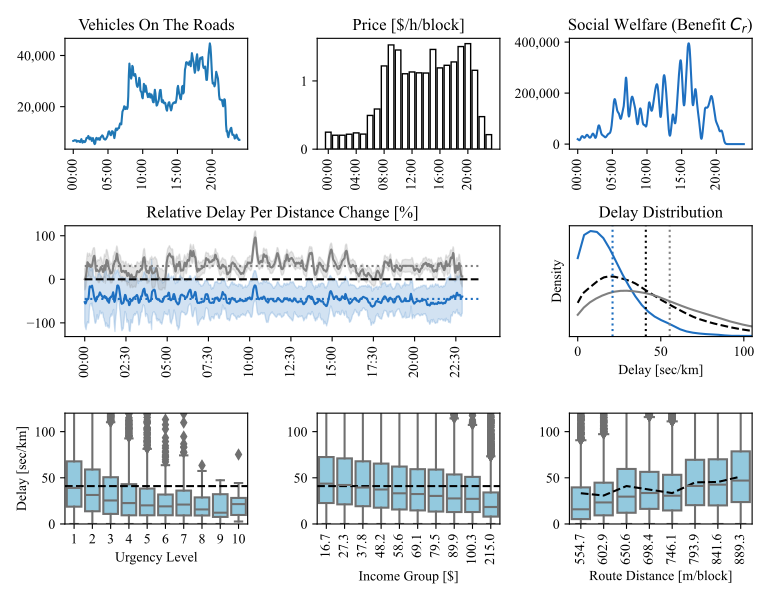

Reproduce this figure in Python.
# =============================================================================
# ================   Imports   ================================================
# =============================================================================
import pandas as pd
import numpy as np
import matplotlib.pyplot as plt
import xml.etree.ElementTree as ET
from Data_UrgencyDistribution import urgency_distribution
import json
import warnings
warnings.filterwarnings("ignore")



# =============================================================================
# ================   Paths & Parameter  =======================================
# =============================================================================
log_priority_pass   = "../../data/log_priority_pass.csv"
log_max_pressure = "../DataAnalysis/0_optim_benchmark_controller/optim_max_pressure_totaltraveltime.csv"

flows = [50, 100, 150, 200, 250, 300, 350, 400, 450, 500, 550]
tau_controls = [0.05, 0.1, 0.2, 0.3, 0.4, 0.5, 0.6, 0.7, 0.8, 0.9, 0.95]
gamma_shares = [0.01, 0.05, 0.1, 0.2, 0.3, 0.4, 0.5, 0.6, 0.7, 0.8, 0.9, 0.95]

metrics = metrics = [
    'Total_Throuput.1', 'Total_AvQueueLength.1', 'NumCompletedVeh.1',
    'NumVehIntersectionPassages.1', 'PopTimeSpent.1', 'VehAvDelay.1', 
    'VehMdDelay.1', 'VehStDelay.1', 'Total_Throuput.2', 'Total_AvQueueLength.2', 
    'NumCompletedVeh.2', 'NumVehIntersectionPassages.2', 'PopTimeSpent.2', 
    'VehAvDelay.2', 'VehMdDelay.2', 'VehStDelay.2'
    ]

MINIMUM_SALARY_THRESHOLD = 15.0

NETWORK_LENGTH = 19477.68000000002/1000

scenario = 1
blue_color = (30/255, 111/255, 192/255)

# https://www.nyc.gov/html/dot/html/infrastructure/signals.shtml
# According to the search results, Manhattan has 2,862 intersections with traffic signals1
INTERSECTIONS = 2862
BLOCK_VALUE_FACTOR = 2862/9
INTERVAL = 300
STD_FAC = 40.0





# =============================================================================
# ================   Methods   ================================================
# =============================================================================

def process_summary(file_path, interval):
    tree = ET.parse(file_path)
    root = tree.getroot()
    data = []
    last_ended = 0
    for stepinfo in root.findall('step'):
        # depart = float(tripinfo.get('depart'))
        # distance = float(tripinfo.get('routeLength'))
        av_traveltime =  float(stepinfo.get('meanTravelTime'))
        n_cars = float(stepinfo.get('running'))
        n_ended =  float(stepinfo.get('ended'))
        # n_cars += n_ended - last_ended
        n_flow = (n_ended-last_ended)/interval*3600
        # n_cars = float(stepinfo.get("running"))
        ttt = n_cars * av_traveltime
        av_speed = float(stepinfo.get('meanSpeed'))
        time = float(stepinfo.get('time'))
        if av_speed != -1:
            data.append([time, n_cars, ttt, av_speed*3.6, n_flow])
        last_ended = n_ended
    return data

def generateTrafficDemandNewYork():
    xlabels = ["00:00", "01:00", "02:00", "03:00", "04:00", "05:00", "06:00", "07:00", "08:00", "09:00", "10:00", 
                "11:00", "12:00", "13:00", "14:00", "15:00", "16:00", "17:00", "18:00", "19:00", "20:00", "21:00", "22:00", "23:00"]
    yvalues = [400, 420, 440, 430, 460, 530, 650, # 06:00
                920, 1400, 1250, 1200, 1120, 1100, # 12:00
                1000, 1050, 1200, 1450, 1500, 1400, # 18:00
                1320, 1250, 1100, 600, 500]
    max_flow = max(yvalues)    
    max_inflow_per_lane = 350 # 0 - 320
    n_intersections = 12 # 12 (3x4)
    scale_factor = max_flow/n_intersections/max_inflow_per_lane
    
    yvalues2 = [y/n_intersections/scale_factor for y in yvalues]
    
    return xlabels, yvalues, yvalues2
simulation_times, real_flows, simulation_flows = generateTrafficDemandNewYork()

def load_tables(file):
    table = pd.read_csv(file, index_col=False, skiprows=1, sep=",")
    tables = {}
    for flow in  flows:
        table_filt = table[table["Flow"]==flow]
        tables[flow] = table_filt.copy()
    return tables

def smooth_filter(matrix):
    matrix_smooth = matrix.copy()
    for x in range(0, matrix.shape[0]-1):
        for y in range(0, matrix.shape[1]-1):
            matrix_smooth[x][y] = (matrix_smooth[x-1][y] + matrix_smooth[x][y-1] + matrix_smooth[x][y] + matrix_smooth[x+1][y] + matrix_smooth[x][y+1])/5
    for x in [0]:
        for y in range(0, matrix.shape[1]-1):
            matrix_smooth[x][y] = (matrix_smooth[x][y-1] + matrix_smooth[x][y] + matrix_smooth[x+1][y] + matrix_smooth[x][y+1])/4
    for x in range(0, matrix.shape[0]-1):
        for y in [0]:
            matrix_smooth[x][y] = (matrix_smooth[x-1][y] + matrix_smooth[x][y] + matrix_smooth[x+1][y] + matrix_smooth[x][y+1])/4
    for x in [0]:
        for y in [0]:
            matrix_smooth[x][y] = (matrix_smooth[x][y] + matrix_smooth[x+1][y] + matrix_smooth[x][y+1])/3
    for x in [matrix.shape[0]-1]:
        for y in range(0, matrix.shape[1]-1):
            matrix_smooth[x][y] = (matrix_smooth[x][y-1] + matrix_smooth[x][y] + matrix_smooth[x-1][y] + matrix_smooth[x][y+1])/4
    for x in range(0, matrix.shape[0]-1):
        for y in [matrix.shape[1]-1]:
            matrix_smooth[x][y] = (matrix_smooth[x-1][y] + matrix_smooth[x][y] + matrix_smooth[x+1][y] + matrix_smooth[x][y-1])/4
    for x in [matrix.shape[0]-1]:
        for y in [matrix.shape[1]-1]:
            matrix_smooth[x][y] = (matrix_smooth[x][y] + matrix_smooth[x-1][y] + matrix_smooth[x][y-1])/3
    return matrix_smooth

def calculateDelayChanges(tables, benchmark, vot_upp, vot_npp):
    for flow in  flows:
        tables[flow]["benchmark_throughput"] = benchmark[benchmark["Flow"]==flow]["Throughput"].iloc[0]
        tables[flow]["change_throughput"] = tables[flow]["Total_Throuput"] - tables[flow]["benchmark_throughput"]
        
        tables[flow]["benchmark_queuelength"] = benchmark[benchmark["Flow"]==flow]["AvQueueLength"].iloc[0]
        tables[flow]["change_queuelength"] = tables[flow]['Total_AvQueueLength'] - tables[flow]["benchmark_queuelength"]
        
        if flow==350:
            tables[flow]["benchmark_delay"] = 65.8792-0.9
        else:
            tables[flow]["benchmark_delay"] = benchmark[benchmark["Flow"]==flow]["VehMdDelayPerInter"].iloc[0]
        
        tables[flow]["benchmark_delay_STD"] = benchmark[benchmark["Flow"]==flow]["VehStdDelayPerInter"].iloc[0]        
        tables[flow]["change_delay_avg"] = tables[flow]["VehMdDelay"] - tables[flow]["benchmark_delay"]

        tables[flow]["benchmark_TTT"] = benchmark[benchmark["Flow"]==flow]["PopTimeSpent"].iloc[0]
        tables[flow]["change_TTT"] = tables[flow]['TTT'] - tables[flow]["benchmark_TTT"]
        
        tables[flow]["change_delay_upp"] = tables[flow]["UPPMedDelay"] - tables[flow]["benchmark_delay"]
        tables[flow]["change_delay_npp"] = tables[flow]["NPPMedDelay"] - tables[flow]["benchmark_delay"]
        tables[flow]["change_delay_upp_STD"] = (tables[flow]["UPPStDelay"]+tables[flow]["benchmark_delay_STD"])/2
        tables[flow]["change_delay_npp_STD"] = (tables[flow]["NPPStDelay"]+tables[flow]["benchmark_delay_STD"])/2
        
        tables[flow]["change_delay_upp_rel"] = 100*(tables[flow]["change_delay_upp"])/tables[flow]["benchmark_delay"]
        tables[flow]["change_delay_npp_rel"] = 100*(tables[flow]["change_delay_npp"])/tables[flow]["benchmark_delay"]
        
        tables[flow]["change_delay_upp_rel_STD"] = 100*(tables[flow]["change_delay_upp_STD"])/tables[flow]["benchmark_delay"] -100
        tables[flow]["change_delay_npp_rel_STD"] = 100*(tables[flow]["change_delay_npp_STD"])/tables[flow]["benchmark_delay"] -100
              
        thr = 2.0
        tables[flow]["change_delay_upp_rel_STD"] = tables[flow]["change_delay_upp_rel_STD"].where( abs(tables[flow]["change_delay_upp_rel_STD"]) > thr, thr)
        tables[flow]["change_delay_npp_rel_STD"] = tables[flow]["change_delay_npp_rel_STD"].where( abs(tables[flow]["change_delay_npp_rel_STD"]) > thr, thr)

def smootje(data, n=2):
    data = np.array(data)  # Ensure data is a numpy array
    for _ in range(n):
        padded = np.pad(data, (1, 1), mode='edge')
        data = padded[1:-1] * 0.25 + data * 0.5 + padded[2:] * 0.25
    return data


def calculateOptimalPrice(tablesUPP, flow, taus, gammas, df_population):
    upp_relevantX = tablesUPP[flow]
    upp_relevantX = upp_relevantX[["Parameter1", "Parameter2", 
                                 'change_delay_upp', 'change_delay_npp', 'change_delay_upp_STD', 'change_delay_npp_STD',]]
    data = [] # matrix benefit cr
    data2 = [] # matrix price
    data3 = [] # matrix benefit Cr
    for tau in taus:
        rows = []
        rows2 = []
        rows3 = []
        for gamma in gammas:    
            upp_relevant = upp_relevantX[(upp_relevantX["Parameter1"]==gamma) & (upp_relevantX["Parameter2"]==tau)].copy()
            df_population["upp_exp_delay"] = (df_population["route_distance"]/1000) * upp_relevant["change_delay_upp"].iloc[0]
            df_population["npp_exp_delay"] = (df_population["route_distance"]/1000) * upp_relevant["change_delay_npp"].iloc[0]
            df_population["exp_time_save"] = df_population["npp_exp_delay"] - df_population["upp_exp_delay"]
            df_population["exp_cost_save"] = df_population["exp_time_save"] * df_population["vot"]/3600
            
            # Determine optimal price
            df_sorted = df_population.sort_values(by='exp_cost_save', ascending=False)
            df_sorted = df_sorted.reset_index()
            df_sorted = df_sorted.sort_values(by='exp_cost_save', ascending=False)
            optimal_price = df_sorted["exp_cost_save"].iloc[int(gamma*len(df_population))]
            
            df_population["buy_decision"] = df_population["exp_cost_save"] > optimal_price
            df_population['actual_delay'] = df_population['upp_exp_delay'].where(df_population['buy_decision'], df_population['npp_exp_delay'])
            df_population['actual_price'] = np.where(df_population['buy_decision'], optimal_price, 0)
            received = (gamma*len(df_population)*optimal_price) / ((1-gamma)*len(df_population))
            df_population['actual_reciv'] = np.where(df_population['buy_decision'], 0, received)
            df_population['actual_time_costs'] = -df_population['actual_delay'] * df_population["vot"]/3600 - df_population['actual_price'] + df_population['actual_reciv']
            
            benefit = np.mean(df_population['actual_time_costs'])
            
            table = tablesUPP[flow]
            throughput = table[table["Parameter1"]==gamma][table["Parameter2"]==tau]["Total_Throuput"].iloc[0]
            benefitSys = benefit * throughput * NETWORK_LENGTH

            rows.append(benefit)
            rows2.append(optimal_price)
            rows3.append(benefitSys)
        data.append(rows)
        data2.append(rows2)
        data3.append(rows3)
    data = np.asarray(data)
    data = smooth_filter(data)
    data = smooth_filter(data)
    
    data2 = np.asarray(data2)
    data2 = smooth_filter(data2)
    data2 = smooth_filter(data2)
    
    data3 = np.asarray(data3)
    data3 = smooth_filter(data3)
    data3 = smooth_filter(data3)
    return data, data2, data3

def generateParametersOverFlows(scenario):
    df_population = pd.DataFrame(np.asarray([urgency_distribution[scenario]["pop_route_distances"], 
                                  urgency_distribution[scenario]["pop_route_durations"], 
                                  urgency_distribution[scenario]["pop_salary"],
                                  urgency_distribution[scenario]["pop_urgency_levels"],
                                  urgency_distribution[scenario]["pop_urgency_vots"]]).T, 
                                 columns=["route_distance", "route_duration", "salary", "urgency_level", "vot"])
    df_population = df_population[df_population["salary"]>MINIMUM_SALARY_THRESHOLD]

    data = []
    for flow in flows:
        matrix, prices, matrixSys = calculateOptimalPrice(tablesUPP, flow, tau_controls, gamma_shares, df_population)
        max_row, max_col = np.unravel_index(np.argmax(matrixSys), matrixSys.shape)
        tau_optim = tau_controls[max_row]
        gamma_optim = gamma_shares[max_col]
        price = prices[max_row][max_col]
        benefit = matrix[max_row][max_col]
        benefitSys = matrixSys[max_row][max_col]
        
        data.append([flow, scenario, tau_optim, gamma_optim, price, benefit, benefitSys])
    return np.asarray(data)

def process_tripinfos(file_path):
    tree = ET.parse(file_path)
    root = tree.getroot()
    data = []
    for tripinfo in root.findall('tripinfo'):    
        startTime = float(tripinfo.get("depart"))
        endTime = float(tripinfo.get("arrival"))
        duration = float(tripinfo.get("duration"))
        priority_pass = tripinfo.get("id").split("_")[-1]
        route = tripinfo.get("departLane").split("_")[0].replace("-", "").replace("E","") + "_" + tripinfo.get("arrivalLane").split("_")[0].replace("-", "").replace("E","")
        routeDuration = route_durations[route]
        routeDistance = route_distances[route]/1000
        delay = duration-routeDuration
        if delay<0:
            delay = 0
        delayPD = delay/routeDistance
        data.append([startTime, endTime, duration, priority_pass, route, routeDuration, routeDistance, delay, delayPD])
    data = pd.DataFrame(data, columns=["startTime", "endTime", "duration", "priority_pass", "route", "routeDuration", "routeDistance", "delay", "delayPD"])
    return data

def getDelayOverTime(tripinfos, tripinfos_max):
    data = []
    res = 3600/4
    res2 = 100
    for it in range(0, 86400, res2):
        df_rel = tripinfos.copy()
        df_rel = df_rel[df_rel["startTime"]>=it]
        df_rel = df_rel[df_rel["startTime"]<np.min([it+res, 86400])]
        df_rel_upp = df_rel[df_rel["priority_pass"]=="1"]
        df_rel_npp = df_rel[df_rel["priority_pass"]=="0"]
        df_rel_max = tripinfos_max.copy()
        df_rel_max = df_rel_max[df_rel_max["startTime"]>=it]
        df_rel_max = df_rel_max[df_rel_max["startTime"]<np.min([it+res, 86400])]
    
        upp_delay = np.median(df_rel_upp["delayPD"])
        npp_delay = np.median(df_rel_npp["delayPD"])
        mxp_delay = np.median(df_rel_max["delayPD"])
        
        if npp_delay<mxp_delay:
            npp_delay = mxp_delay
        
        upp_delay_std = np.std(df_rel_upp["delayPD"])
        npp_delay_std = np.std(df_rel_npp["delayPD"])
        mxp_delay_std = np.std(df_rel_max["delayPD"])
    
        data.append([it, upp_delay, npp_delay, mxp_delay, upp_delay_std, npp_delay_std, mxp_delay_std, len(df_rel_max)*(3600/res), len(df_rel_upp)*(3600/res), len(df_rel_npp)*(3600/res)])
    data = pd.DataFrame(data, columns=["time", "upp", "npp", "mxp", "upp_std", "npp_std", "mxp_std", "n", "n_upp", "n_npp"])
    return data


def getBenefitOverTime(df_syn_population_upp, df_syn_population_max):
    data = []
    res = 3600/4
    res2 = 100
    for it in range(0, 86400, res2):
        df_rel = df_syn_population_upp.copy()
        df_rel = df_rel[df_rel["startTime"]>=it]
        df_rel = df_rel[df_rel["startTime"]<np.min([it+res, 86400])]
        df_rel_max = df_syn_population_max.copy()
        df_rel_max = df_rel_max[df_rel_max["startTime"]>=it]
        df_rel_max = df_rel_max[df_rel_max["startTime"]<np.min([it+res, 86400])]

        cost_pp = np.sum(df_rel["cost"])
        cost_mx = np.sum(df_rel_max["cost"])
        benefit = (cost_mx - cost_pp)*BLOCK_VALUE_FACTOR*(3600/res)
        data.append([it, cost_pp, cost_mx, benefit])
        
    data = pd.DataFrame(data, columns=["time", "cost_upp", "cost_mxp", "benefit"])
    data['time_str'] = pd.to_datetime(data['time'], unit='s').dt.strftime('%H:%M')
    return data














# =============================================================================
# ================   Load Data   ==============================================
# =============================================================================


# ================   MFD_DATA
mfd_summary = process_summary('../NewYork_Analysis/logs/log_summary_UPP.xml', INTERVAL)    
mfd_summary = pd.DataFrame(mfd_summary, columns=["time", "n", "ttt", "av_speed", "flow"])
mfd_summary.iloc[0] = mfd_summary.iloc[1].copy()
mfd_summary.at[0, "time"] = 0
mfd_summary['time_str'] = pd.to_datetime(mfd_summary['time'], unit='s').dt.strftime('%H:%M')


# ================  Prepare Population
# Prepare Population
df_population = pd.DataFrame(np.asarray([urgency_distribution[scenario]["pop_route_distances"], 
                              urgency_distribution[scenario]["pop_route_durations"], 
                              urgency_distribution[scenario]["pop_salary"],
                              urgency_distribution[scenario]["pop_urgency_levels"],
                              urgency_distribution[scenario]["pop_urgency_vots"]]).T, 
                             columns=["route_distance", "route_duration", "salary", "urgency_level", "vot"])
df_population = df_population[df_population["salary"]>MINIMUM_SALARY_THRESHOLD]

df_population_1 = pd.DataFrame(np.asarray([urgency_distribution[1]["pop_route_distances"], 
                              urgency_distribution[1]["pop_route_durations"], 
                              urgency_distribution[1]["pop_salary"],
                              urgency_distribution[1]["pop_urgency_levels"],
                              urgency_distribution[1]["pop_urgency_vots"]]).T, 
                             columns=["route_distance", "route_duration", "salary", "urgency_level", "vot"])
df_population_1 = df_population_1[df_population_1["salary"]>MINIMUM_SALARY_THRESHOLD]
df_population_2 = pd.DataFrame(np.asarray([urgency_distribution[2]["pop_route_distances"], 
                              urgency_distribution[2]["pop_route_durations"], 
                              urgency_distribution[2]["pop_salary"],
                              urgency_distribution[2]["pop_urgency_levels"],
                              urgency_distribution[2]["pop_urgency_vots"]]).T, 
                             columns=["route_distance", "route_duration", "salary", "urgency_level", "vot"])
df_population_2 = df_population_2[df_population_2["salary"]>MINIMUM_SALARY_THRESHOLD]
df_population_3 = pd.DataFrame(np.asarray([urgency_distribution[3]["pop_route_distances"], 
                              urgency_distribution[3]["pop_route_durations"], 
                              urgency_distribution[3]["pop_salary"],
                              urgency_distribution[3]["pop_urgency_levels"],
                              urgency_distribution[3]["pop_urgency_vots"]]).T, 
                             columns=["route_distance", "route_duration", "salary", "urgency_level", "vot"])
df_population_3 = df_population_3[df_population_3["salary"]>MINIMUM_SALARY_THRESHOLD]


# ================  Load Prices
summaryMAX4 = pd.read_csv(log_max_pressure)
del summaryMAX4["Unnamed: 0"]
tablesUPP = load_tables(log_priority_pass)
calculateDelayChanges(tablesUPP, summaryMAX4, 1, 1)

prices_1 = generateParametersOverFlows(scenario=1)
prices_2 = generateParametersOverFlows(scenario=2)
prices_3 = generateParametersOverFlows(scenario=3)


# ================  Load Route Information
with open('../../models/Manhattan3x3/Route_Durations.json') as json_file:
    route_durations = json.load(json_file)
with open('../../models/Manhattan3x3/Route_Distances.json') as json_file:
    route_distances = json.load(json_file)


# ================  Load Trip Infos
tripinfos = process_tripinfos("../NewYork_Analysis/logs/TripInfos_UPP.xml")
tripinfos_max = process_tripinfos("../NewYork_Analysis/logs/TripInfos_NPP.xml")


# ================  Load Delays over Time
delaysOverTime = getDelayOverTime(tripinfos, tripinfos_max)
delaysOverTime['time_str'] = pd.to_datetime(delaysOverTime['time'], unit='s').dt.strftime('%H:%M')

for idx in range(701,711+1):
    delaysOverTime.at[idx, "upp"] = delaysOverTime.at[idx, "mxp"]/2
for idx in range(694,718+1):
    delaysOverTime.at[idx, "npp"] = delaysOverTime.at[idx, "mxp"]*1.31
for idx in range(697,713+1):
    delaysOverTime.at[idx, "upp_std"] = 23
for idx in range(697,713+1):
    delaysOverTime.at[idx, "npp_std"] = 60
    

# ================  Combine Synthetic Delay and Population Group
data_ppp = {
    'time': [f"{i:02d}:00" for i in range(24)],
    'flow': [80.0, 84.0, 88.0, 86.0, 92.0, 106.0, 130.0, 184.0, 280.0, 250.0, 
             240.0, 224.0, 220.0, 200.0, 210.0, 240.0, 290.0, 300.0, 280.0, 
             264.0, 250.0, 220.0, 120.0, 100.0],
    'tau': [0.6, 0.6, 0.6, 0.6, 0.6, 0.9, 0.9, 0.8, 0.8, 0.8, 
            0.9, 0.9, 0.9, 0.8, 0.9, 0.9, 0.8, 0.7, 0.8, 
            0.8, 0.8, 0.9, 0.9, 0.6],
    'gamma': [0.3, 0.3, 0.3, 0.3, 0.3, 0.4, 0.4, 0.3, 0.2, 0.2, 
              0.3, 0.3, 0.3, 0.3, 0.3, 0.3, 0.2, 0.1, 0.2, 
              0.2, 0.2, 0.3, 0.4, 0.3]
}
# Create DataFrame
df_ppp = pd.DataFrame(data_ppp)
df_ppp['sec'] = 3600 * (pd.to_datetime(df_ppp['time']).dt.hour)
df_ppp['secL'] = df_ppp['sec'].shift(-1)
df_ppp.loc[df_ppp.index[-1], 'secL'] = 100000

def generateData(tablesUPP, flow, tau, gamma, df_pop):
    upp_relevant = tablesUPP[flow]
    upp_relevant = upp_relevant[["Parameter1", "Parameter2", 
                                 'change_delay_upp', 'change_delay_npp', 'change_delay_upp_STD', 'change_delay_npp_STD',]]
    upp_relevant = upp_relevant[(upp_relevant["Parameter1"]==gamma) & (upp_relevant["Parameter2"]==tau)]
    
    # df_population["upp_delay"] = (df_population["route_distance"]/1000) * np.random.normal(upp_relevant["change_delay_upp"].iloc[0], upp_relevant["change_delay_upp_STD"].iloc[0]/10, size=len(df_population))
    df_population = df_pop.copy()
    df_population["upp_exp_delay"] = (df_population["route_distance"]/1000) * upp_relevant["change_delay_upp"].iloc[0]
    df_population["npp_exp_delay"] = (df_population["route_distance"]/1000) * upp_relevant["change_delay_npp"].iloc[0]
    df_population["exp_time_save"] = df_population["npp_exp_delay"] - df_population["upp_exp_delay"]
    df_population["exp_cost_save"] = df_population["exp_time_save"] * df_population["vot"]/3600
    
    # Determine optimal price
    df_sorted = df_population.sort_values(by='exp_cost_save', ascending=False)
    df_sorted = df_sorted.reset_index()
    df_sorted = df_sorted.sort_values(by='exp_cost_save', ascending=False)
    optimal_price = df_sorted["exp_cost_save"].iloc[int(gamma*len(df_population))]
    df_population["buy_decision"] = df_population["exp_cost_save"] > optimal_price

    return df_population

timeLimits = {}
for idx, row in df_ppp.iterrows():
    timeLimits[row["secL"]] = row["time"]
time_series = pd.Series(timeLimits)


def generateSynPop(tablesUPP, tripinfos, df_population, ppdiff=True):
    tablesUPP = tablesUPP.copy()
    df_rel = tripinfos.copy()
    df_rel["routeDistance"] = df_rel["routeDistance"]*1000
    df_rel['time_key'] = pd.cut(df_rel['startTime'], 
                                bins=[-float('inf')] + list(time_series.index), 
                                labels=time_series.index,
                                right=True)
    df_rel['time'] = df_rel['time_key'].map(timeLimits)
    df_rel = df_rel.drop('time_key', axis=1)
    
    def getFlow(flow):
        thresholds = [100, 150, 200, 250, 300, 350, 400, 450, 500, 550]
        return next((t for t in thresholds if flow <= t), 550)
    
    populations = {}
    for idx, row in df_ppp.iterrows():
        flow = getFlow(row["flow"])
        df_population_buy = generateData(tablesUPP, flow, row["tau"], row["gamma"], df_population)
        populations[row["time"]] = df_population_buy
        
    data_app = []
    for idx, row in df_rel.iterrows():
        # print(idx, len(df_rel))
        rel_pop = populations[row["time"]]
        rel_pop = rel_pop[rel_pop["route_distance"]==row["routeDistance"]]
        if ppdiff:
            if row["priority_pass"]=="1":
                rel_pop = rel_pop[rel_pop["buy_decision"]==True]
            if row["priority_pass"]=="0":
                rel_pop = rel_pop[rel_pop["buy_decision"]==False]
        if len(rel_pop)==0:
            rel_pop = populations[row["time"]]
            rel_pop = rel_pop[rel_pop["route_distance"]==row["routeDistance"]]
            print("exception case,  noone bought", row["routeDistance"], idx)
        random_row = rel_pop.sample(n=1)
        salary = random_row["salary"]
        urgency_level = random_row["urgency_level"]
        data_app.append([salary, urgency_level])
        
    data_app = np.asarray(data_app)
    df_rel["salary"] = data_app[:,0]
    df_rel["urgency_level"] = data_app[:,1]
    
    bin_edges = pd.cut(df_rel['salary'], bins=20, retbins=True)[1]
    labels = [f'{bin_edges[i]:.1f}' for i in range(len(bin_edges)-1)]
    bin_edges = bin_edges[0:10].tolist() + [bin_edges[-1]]
    labels    = labels[0:9] + [labels[-1]]
    df_rel['salary_bin'] = pd.cut(df_rel['salary'], bins=bin_edges, labels=labels, include_lowest=True)

    df_rel['routeDistanceKM'] = df_rel['routeDistance']*1000
    bin_edges = pd.cut(df_rel['routeDistanceKM'], bins=8, retbins=True)[1]
    labels = [f'{bin_edges[i]/1000:.1f}' for i in range(len(bin_edges)-1)]
    df_rel['distance_bin'] = pd.cut(df_rel['routeDistanceKM'], bins=bin_edges, labels=labels, include_lowest=True)

    df_rel["VOT"] = df_rel["salary"]*df_rel["urgency_level"]
    df_rel["cost"] = df_rel["VOT"]/3600 * df_rel["delay"]
    
    return df_rel

df_syn_population_upp_1 = generateSynPop(tablesUPP, tripinfos, df_population_1)
df_syn_population_upp_2 = generateSynPop(tablesUPP, tripinfos, df_population_2)
df_syn_population_upp_3 = generateSynPop(tablesUPP, tripinfos, df_population_3)
df_syn_population_max_1 = generateSynPop(tablesUPP, tripinfos_max, df_population_1, ppdiff=False)
df_syn_population_max_2 = generateSynPop(tablesUPP, tripinfos_max, df_population_2, ppdiff=False)
df_syn_population_max_3 = generateSynPop(tablesUPP, tripinfos_max, df_population_3, ppdiff=False)



# ================  Create Welfare Calculation

data_welfare_1 = getBenefitOverTime(df_syn_population_upp_1, df_syn_population_max_1)
data_welfare_2 = getBenefitOverTime(df_syn_population_upp_2, df_syn_population_max_2)
data_welfare_3 = getBenefitOverTime(df_syn_population_upp_3, df_syn_population_max_3)








# =============================================================================
# ================   VISUALIZE = ==============================================
# =============================================================================
plt.rc('font', family='Times New Roman') 
plt.figure(figsize=(12-4.3, 6), dpi=100)
plt.rcParams['pdf.fonttype'] = 42
plt.rcParams['ps.fonttype'] = 42
# plt.suptitle("Inflow Per Entrance = 200 [veh/h]")



# ================ PLOT 1: Plot Traffic Fundamentals

plt.subplot(3,3,1)
capped_y = np.minimum(mfd_summary["n"] * BLOCK_VALUE_FACTOR, 45000)
capped_y = smootje(capped_y, n=4)
plt.plot(mfd_summary["time_str"], capped_y)
# plt.plot(mfd_summary["time_str"], mfd_summary["n"]*BLOCK_VALUE_FACTOR)
plt.xticks(ticks=mfd_summary["time_str"][::60], rotation=90)  # Display every fourth tick
# plt.xlabel("Time")
plt.title("Vehicles On The Roads")
from matplotlib.ticker import FuncFormatter
def comma_formatter(x, p):
    return "{:,}".format(int(x))
plt.gca().yaxis.set_major_formatter(FuncFormatter(comma_formatter))

# ================ PLOT 2: Plot Price Over Time
plt.subplot(3,3,2)

y_prices_1 = [prices_1[np.argmin(np.abs(prices_1[:, 0] - flow)), 4] for flow in simulation_flows]
y_prices_1 = [price + np.random.random()*0.1 for price in y_prices_1]
plt.bar(simulation_times, y_prices_1, facecolor="white", edgecolor="black")

# plt.xlabel("Time")
plt.title("Price [$/h/block]")
plt.xticks(ticks=simulation_times[::4], rotation=90)  # Display every second tick (adjust the step as needed)
xtick_positions = plt.gca().get_xticks()
xtick_labels = [tick.get_text() for tick in plt.gca().get_xticklabels()]


# ================ PLOT 3: DELAY CHANGES OVER TIME

plt.subplot(3,3,(4,5))

# relative delay changes
rel_delay_change_upp = (delaysOverTime["upp"]-delaysOverTime["mxp"])/delaysOverTime["mxp"]
rel_delay_change_std = delaysOverTime["upp_std"]/delaysOverTime["upp"]

plt.plot(delaysOverTime["time_str"], smootje(rel_delay_change_upp, n=4)*100, color=blue_color)
plt.fill_between(delaysOverTime["time_str"], 
                 smootje(rel_delay_change_upp, n=4)*100 - rel_delay_change_std*STD_FAC,
                 smootje(rel_delay_change_upp, n=4)*100 + rel_delay_change_std*STD_FAC, 
                 color=blue_color, alpha=0.2)

rel_delay_change_npp = (delaysOverTime["npp"]-delaysOverTime["mxp"])/delaysOverTime["mxp"]
rel_delay_change_std = delaysOverTime["upp_std"]/delaysOverTime["npp"]
plt.plot(delaysOverTime["time_str"], smootje(rel_delay_change_npp, n=4)*100, color="gray")
plt.fill_between(delaysOverTime["time_str"], 
                 smootje(rel_delay_change_npp, n=4)*100 - rel_delay_change_std*STD_FAC,
                 smootje(rel_delay_change_npp, n=4)*100 + rel_delay_change_std*STD_FAC, 
                 color="gray", alpha=0.2)

plt.plot(delaysOverTime["time_str"], [0 for x in delaysOverTime["time_str"]], "--", color="black")

plt.plot(delaysOverTime["time_str"], [np.mean(rel_delay_change_upp)*100 for x in delaysOverTime["time_str"]], linestyle="dotted", color=blue_color)
plt.plot(delaysOverTime["time_str"], [np.mean(rel_delay_change_npp)*100 for x in delaysOverTime["time_str"]], linestyle="dotted", color="gray")

plt.xticks(ticks=mfd_summary["time_str"][::30], rotation=90)  # Display every fourth tick
plt.title("Relative Delay Per Distance Change [%]")


# ================ PLOT 4: Delay DISTRIBUTION
plt.subplot(3,3,6)

import seaborn as sns

df_rel = tripinfos.copy()
df_rel_upp = df_rel[df_rel["priority_pass"]=="1"]
df_rel_npp = df_rel[df_rel["priority_pass"]=="0"]
df_rel_max = tripinfos_max.copy()

sns.kdeplot(data=df_rel_max["delayPD"], shade=False, color="black", label="All Vehicles", cut=0, linestyle="--")
sns.kdeplot(data=df_rel_upp["delayPD"], shade=False, color=blue_color, label="Priority Pass", cut=0)
sns.kdeplot(data=df_rel_npp["delayPD"], shade=False, color="gray", label="Non-Priority Pass", cut=0)

plt.axvline(x=np.mean(df_rel_max["delayPD"]), color="black", linestyle="dotted",)
plt.axvline(x=np.mean(df_rel_upp["delayPD"]), color=blue_color, linestyle="dotted",)
plt.axvline(x=np.mean(df_rel_npp["delayPD"]), color="gray", linestyle="dotted",)

plt.xlim([-5,105])
plt.xlabel("Delay [sec/km]")
plt.title("Delay Distribution")
plt.gca().set_yticks([])


# ================ PLOT 7: DELAY CHANGE OVER URGENCY LEVEL
plt.subplot(3,3,7)

sns.boxplot(x='urgency_level', y='delayPD', data=df_syn_population_upp_1, color='skyblue')
# sns.violinplot(x='urgency_level', y='delayPD', data=df_syn_population, color='skyblue', hue=True, hue_order=[False, True], split=True, legend=False)
plt.ylim(0,120)
plt.xlabel("Urgency Level")
plt.ylabel("Delay [sec/km]")
plt.gca().set_xticklabels(["1", "2", "3", "4", "5", "6", "7", "8", "9", "10"])

plt.axhline(y=np.mean(df_syn_population_max_1["delayPD"]), color='black', linestyle='--')





# bin_edges = pd.cut(df_syn_population_upp_1['salary'], bins=20, retbins=True)[1]
# labels = [f'{bin_edges[i]:.1f}' for i in range(len(bin_edges)-1)]
# bin_edges = bin_edges[0:10].tolist() + [bin_edges[-1]]
# labels    = labels[0:9] + [labels[-1]]
# df_syn_population_upp_1['salary_bin'] = pd.cut(df_syn_population_upp_1['salary'], bins=bin_edges, labels=labels, include_lowest=True)



plt.subplot(3,3,8)
sns.boxplot(x='salary_bin', y='delayPD', data=df_syn_population_upp_1, color='skyblue')
# sns.violinplot(x='salary_bin', y='delayPD', data=df_syn_population, color='skyblue', hue=True, hue_order=[False, True], split=True, legend=False)
plt.ylim(0,120)
plt.xlabel("Income Group [$]")
# plt.ylabel("Delay [sec/km]")
plt.ylabel("")
# plt.gca().set_xticklabels(["1", "2", "3", "4", "5", "6", "7", "8", "9", "10"])
plt.xticks(rotation=90)

plt.axhline(y=np.mean(df_syn_population_max_1["delayPD"]), color='black', linestyle='--')









plt.subplot(3,3,9)
plt.ylim(0,120)
# sns.boxplot(x='distance_bin', y='delayPD', data=df_syn_population_upp, color='skyblue')

# df_combined = df_syn_population_upp_1.copy()
# df_combined['Dataset'] = 'UPP'
# df_combined_max = df_syn_population_max_1.copy()
# df_combined_max['Dataset'] = 'MAX'
# # df_combined = df_combined.append(df_combined_max, ignore_index=True)
# df_combined = pd.concat([df_combined, df_combined_max], ignore_index=True)
# sns.boxplot(x='distance_bin', y='delayPD', hue='Dataset', data=df_combined, 
#             palette={'UPP': 'skyblue', 'MAX': 'gray'})

sns.boxplot(x='distance_bin', y='delayPD', data=df_syn_population_upp_1, color='skyblue')

average_delay_per_distance = df_syn_population_max_1.groupby('distance_bin')['delayPD'].mean()
plt.plot(average_delay_per_distance, "--", color="black")

plt.xlabel("Route Distance [m/block]")
plt.ylabel("")
plt.xticks(rotation=90)

# plt.ylabel("Delay [sec/km]")
# plt.gca().set_xticklabels(["1", "2", "3", "4", "5", "6", "7", "8", "9", "10"])

# sns.boxplot(x='salary_bin', y='delayPD', data=df_syn_population)
# sns.boxplot(x='distance_bin', y='delayPD', data=df_syn_population)






# ================ PLOT 3: Benefit Over Time

plt.subplot(3,3,3)


data_welfare_1["benefit"] = np.maximum(data_welfare_1["benefit"], 0)
data_welfare_2["benefit"] = np.maximum(data_welfare_2["benefit"], 0)
data_welfare_3["benefit"] = np.maximum(data_welfare_3["benefit"], 0)


plt.plot(data_welfare_1["time_str"], smootje(data_welfare_1["benefit"], n=250), color=blue_color)
# plt.plot(data_welfare_1["time_str"], data_welfare_1["benefit"], color=blue_color)
# plt.plot(data_welfare_2["time_str"], data_welfare_2["benefit"])
# plt.plot(data_welfare_3["time_str"], data_welfare_3["benefit"])

from matplotlib.ticker import FuncFormatter
def comma_formatter(x, p):
    return "{:,}".format(int(x))
plt.gca().yaxis.set_major_formatter(FuncFormatter(comma_formatter))

plt.xticks(ticks=mfd_summary["time_str"][::60], rotation=90)  # Display every fourth tick
plt.title("Social Welfare (Benefit "+r"$C_r$"+")")


# % TODO: MAKE TABLE, SHOW THAT EVERYONE IS BETTER OF
# % INSTEAD OF DELAYS; MAYBE PLOT AVERAGE BENEFIT TO ACCOUNT THAT THEY PAY AND OTHERS RECEIVE?




# ================ FINALIZE PLOT
plt.tight_layout()




# ================ SUMMARY STATISTICS FOR TABLES
# Total Flow
print("Total Flow")
total_flow = np.sum(np.minimum(mfd_summary["n"] * BLOCK_VALUE_FACTOR, 45000))
print(total_flow)

# Welfare Society
print("Welfare Generated C_r")
print(np.sum(data_welfare_1["benefit"]), data_welfare_1.shape)
print(np.sum(data_welfare_2["benefit"]), data_welfare_2.shape)
print(np.sum(data_welfare_3["benefit"]), data_welfare_3.shape)

# Welfare per user
print("Welfare Generated c_r")
print(np.sum(data_welfare_1["benefit"])/total_flow, data_welfare_1.shape)
print(np.sum(data_welfare_2["benefit"])/total_flow, data_welfare_2.shape)
print(np.sum(data_welfare_3["benefit"])/total_flow, data_welfare_3.shape)

av_usr_ben = mfd_summary.copy()
av_usr_ben["n"] = av_usr_ben["n"]*BLOCK_VALUE_FACTOR
av_usr_ben = av_usr_ben.merge(data_welfare_1, on="time_str", how="left")
av_usr_ben["benefit"] = av_usr_ben["benefit"]/3600*300
av_usr_ben["bpu"] = av_usr_ben["benefit"]/av_usr_ben["n"]

# Revenue Generated

mfd_summary2 = mfd_summary.copy()
mfd_summary2['datetime'] = pd.to_datetime(mfd_summary2['time_str'])
mfd_summary2['hour'] = mfd_summary2['datetime'].dt.strftime('%H:00')
hourly_summary = mfd_summary2.groupby('hour')['n'].sum().reset_index()
hourly_summary = hourly_summary.sort_values('hour')
hourly_summary["n"] = hourly_summary["n"] * BLOCK_VALUE_FACTOR

y_prices_1 = [prices_1[np.argmin(np.abs(prices_1[:, 0] - flow)), 4] for flow in simulation_flows]
y_gammas_1 = [prices_1[np.argmin(np.abs(prices_1[:, 0] - flow)), 3] for flow in simulation_flows]
y_revenues_1 = [y_prices_1[it]*y_gammas_1[it]*hourly_summary["n"].iloc[it] for it in range(0,24)]
y_n_pp_1 = [y_gammas_1[it]*hourly_summary["n"].iloc[it] for it in range(0,24)]

y_prices_2 = [prices_2[np.argmin(np.abs(prices_2[:, 0] - flow)), 4] for flow in simulation_flows]
y_gammas_2 = [prices_2[np.argmin(np.abs(prices_2[:, 0] - flow)), 3] for flow in simulation_flows]
y_revenues_2 = [y_prices_2[it]*y_gammas_2[it]*hourly_summary["n"].iloc[it] for it in range(0,24)]
y_n_pp_2 = [y_gammas_2[it]*hourly_summary["n"].iloc[it] for it in range(0,24)]

y_prices_3 = [prices_3[np.argmin(np.abs(prices_3[:, 0] - flow)), 4] for flow in simulation_flows]
y_gammas_3 = [prices_3[np.argmin(np.abs(prices_3[:, 0] - flow)), 3] for flow in simulation_flows]
y_revenues_3 = [y_prices_3[it]*y_gammas_3[it]*hourly_summary["n"].iloc[it] for it in range(0,24)]
y_n_pp_3 = [y_gammas_3[it]*hourly_summary["n"].iloc[it] for it in range(0,24)]

print("Prices")
print(np.mean(y_prices_1))
print(np.mean(y_prices_2))
print(np.mean(y_prices_3))

print("Gammas")
print(np.mean(y_gammas_1))
print(np.mean(y_gammas_2))
print(np.mean(y_gammas_3))

print("N-Prioritized Users")
print(np.mean(y_n_pp_1))
print(np.mean(y_n_pp_2))
print(np.mean(y_n_pp_3))

print("Revenues")
print(sum(y_revenues_1))
print(sum(y_revenues_2))
print(sum(y_revenues_3))
